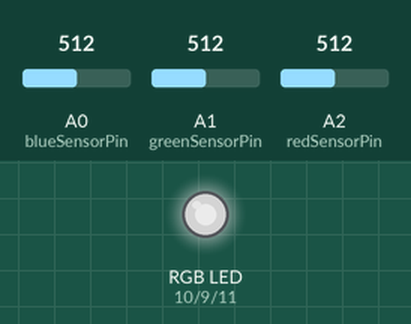
This sketch was run on a simulated Arduino Uno, built with avr-gcc and run on an emulated ATmega328P. Parts: an RGB LED mixed from three pins (HIGH = lit). The inputs (shaded band) are chosen by the test bench; at power-on: A0 (blueSensorPin) = 512, A1 (greenSensorPin) = 512, A2 (redSensorPin) = 512. Dim RGB values are drawn brighter than linear; what the sketch prints to the serial monitor is not drawn.

Above: at 1.2 s.
1.3 s: A0 (blueSensorPin) set to 409
At 2.0 s:
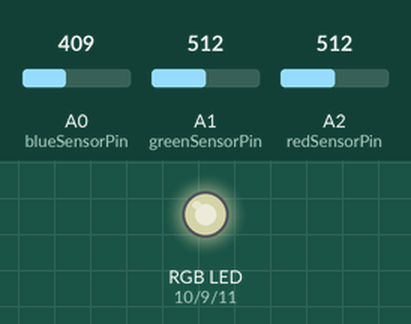
3.3 s: A0 (blueSensorPin) set to 391
At 4.7 s:
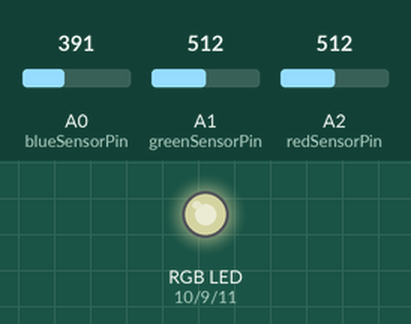
5.1 s: A1 (greenSensorPin) set to 408
At 6.3 s:
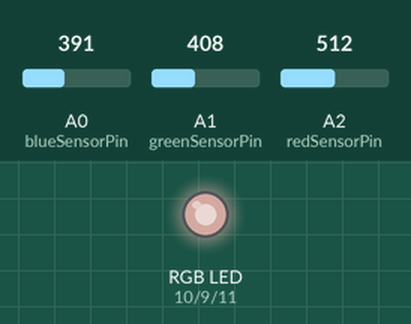
6.9 s: A1 (greenSensorPin) set to 389
At 7.4 s:
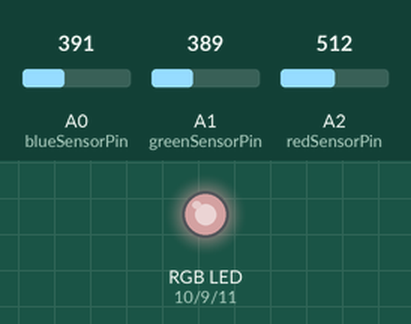
8.7 s: A2 (redSensorPin) set to 408
At 9.6 s:
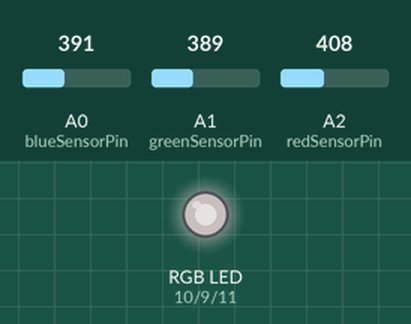
10.5 s: A2 (redSensorPin) set to 388
At 11.7 s:
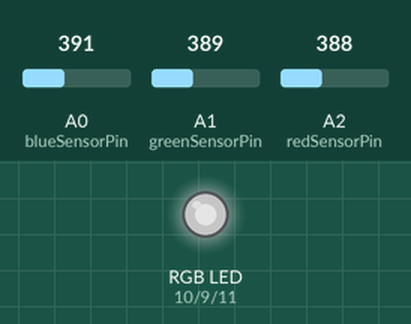
Timing chart, 0 to 13.3 s (numbered marks = the images above; inputs shaded):
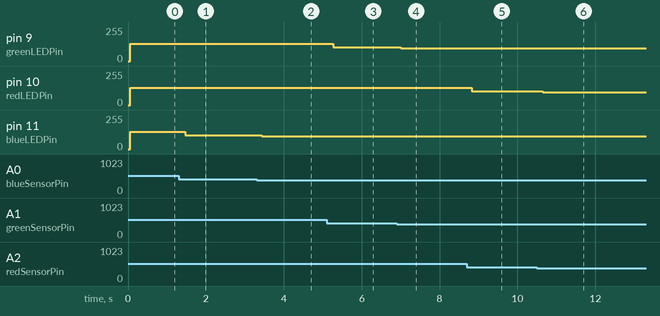

The sketch:

Project04.ino
```cpp
// definition of output pins
const int greenLEDPin = 9;
const int redLEDPin = 10;
const int blueLEDPin = 11;

// definition of input pins
const int blueSensorPin = A0;
const int greenSensorPin = A1;
const int redSensorPin = A2;

// variables to store the sensor readings
int blueValue = 0;
int greenValue = 0;
int redValue = 0;

int blueSensorValue = 0;
int greenSensorValue = 0;
int redSensorValue = 0;

void setup() {
  // serial communication (used to see the values of the sensors in the serial monitor)
  Serial.begin(9600);

  // define LED pins as output
  pinMode(greenLEDPin, OUTPUT);
  pinMode(redLEDPin, OUTPUT);
  pinMode(blueLEDPin, OUTPUT);
}

void loop() {
  // read the sensors values with analogRead() and store the values
  redSensorValue = analogRead(redSensorPin);
  // delay used as the ADC (Analogic-Digital Converter) takes a millisecond to do its work
  delay(5);
  greenSensorValue = analogRead(greenSensorPin);
  delay(5);
  blueSensorValue = analogRead(blueSensorPin);

  // print the sensors values (\t - tab)
  Serial.print("Raw Sensor Values \t red; ");
  Serial.print(redSensorValue);
  Serial.print("\t green; ");
  Serial.print(greenSensorValue);
  Serial.print("\t blue; ");
  Serial.print(blueSensorValue);

  // The function to change the LED’s brightness via PWM is called analogWrite().
  // It needs two arguments: the pin to write to, and a value between 0-255.
  // This second number represents the duty cycle the Arduino will output on the
  // specified pin. A value of 255 will set the pin HIGH all the time, making the
  // attached LED as bright as it can be. A value of 127 will set the pin HIGH
  // half the time of the period, making the LED dimmer. 0 would set the pin LOW
  // all the time, turning the LED oﬀ. To convert the sensor reading from a
  // value between 0-1023 to a value between 0-255 for analogWrite(), divide the
  // sensor reading by 4
  redValue = redSensorValue/4;
  greenValue = greenSensorValue/4;
  blueValue = blueSensorValue/4;

  // print out the mapped values
  Serial.print("Mapped Sensor Values \t red; ");
  Serial.print(redValue);
  Serial.print("\t green; ");
  Serial.print(greenValue);
  Serial.print("\t blue; ");
  Serial.print(blueValue);

  analogWrite(redLEDPin, redValue);
  analogWrite(greenLEDPin, greenValue);
  analogWrite(blueLEDPin, blueValue);
}
```

Measured:
- after the input at 1.3 s, pin 11 (blueLEDPin): 128/255 → 102/255 after 0.17 s
- after the input at 3.3 s, pin 11 (blueLEDPin): 102/255 → 97/255 after 0.14 s
- after the input at 5.1 s, pin 9 (greenLEDPin): 128/255 → 102/255 after 0.18 s
- after the input at 6.9 s, pin 9 (greenLEDPin): 102/255 → 97/255 after 0.10 s
- after the input at 8.7 s, pin 10 (redLEDPin): 128/255 → 102/255 after 0.13 s
- after the input at 10.5 s, pin 10 (redLEDPin): 102/255 → 97/255 after 0.15 s
